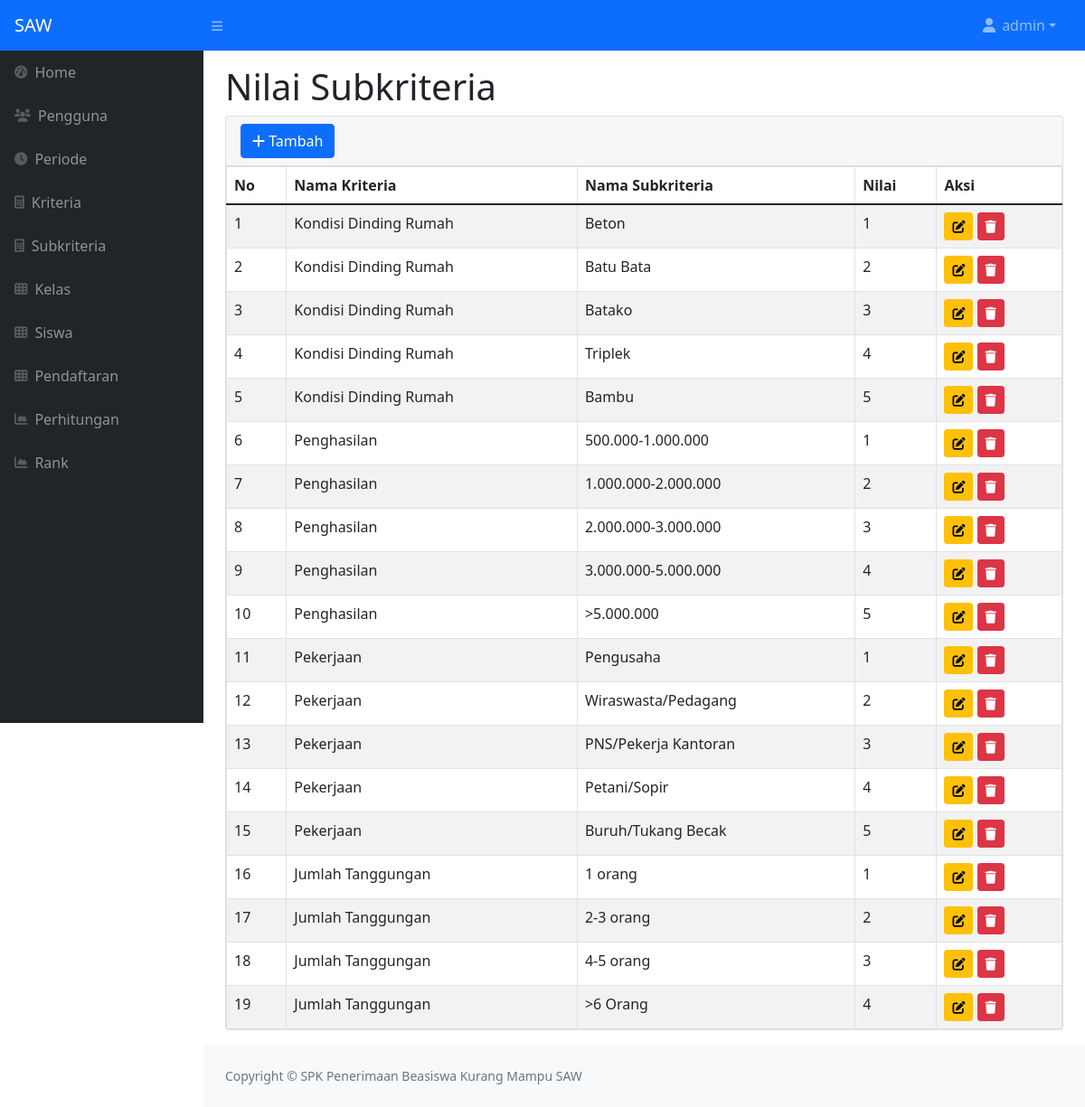
Screenshot of /index.php?m=crisp (signed in) with the database file from the repository.
### tables this page shows
CREATE TABLE `tb_crisp` (
  `kode_crisp` int(11) NOT NULL,
  `kode_kriteria` varchar(16) DEFAULT NULL,
  `nama_crisp` varchar(255) DEFAULT NULL,
  `nilai` double DEFAULT NULL
);

CREATE TABLE `tb_kriteria` (
  `kode_kriteria` varchar(16) NOT NULL,
  `nama_kriteria` varchar(255) DEFAULT NULL,
  `atribut` varchar(255) DEFAULT NULL,
  `bobot` double DEFAULT NULL
);

### config.php (called while the page is built)
<?php
$config["server"] = '172.23.0.3';
$config["username"] = 'root';
$config["password"] = 'changeme';
$config["database_name"] = 'zz_beasiswa';

### functions.php (called while the page is built, shortened)
<?php
include 'config.php';
include 'includes/db.php';
$db = new DB($config['server'], $config['username'], $config['password'], $config['database_name']);
function _get($key, $val = null)
{
    if (isset($_GET[$key]))
        return $_GET[$key];
    else
        return $val;
}
function esc_field($str)
{
    return addslashes($str);
}

### includes/db.php (called while the page is built, shortened)
<?php
class DB
{
    var $conn = null;
    public function __construct($host, $username, $passwd, $dbname)
    {
        $this->conn = mysqli_connect($host, $username, $passwd, $dbname);
    }
    public function query($sql)
    {
        $query = mysqli_query($this->conn, $sql) or die('<pre>Error mysqli_query: ' . mysqli_error($this->conn) . '<br />' . $sql . '</pre>');
        return $query;
    }
    public function get_results($sql)
    {
        $query = $this->query($sql);
        $arr = array();
        while ($row = mysqli_fetch_object($query)) {
            $arr[] = $row;
        }
        return $arr;
    }
}

### crisp.php (the view)
<div class="page-header">
    <h1>Nilai Subkriteria</h1>
</div>
<div class="card card-default">
    <div class="card-header">
        <form class="row row-cols-lg-auto g-1">
            <div class="col">
                <a class="btn btn-primary" href="?m=crisp_tambah"><span class="fa fa-plus"></span> Tambah</a>
            </div>
        </form>
    </div>
    <div class="table-responsive">
        <table class="table table-bordered table-hover table-striped m-0">
            <thead>
                <tr>
                    <th>No</th>
                    <th>Nama Kriteria</th>
                    <th>Nama Subkriteria</th>
                    <th>Nilai</th>
                    <th>Aksi</th>
                </tr>
            </thead>
            <?php
            $q = esc_field(_get('q'));
            $rows = $db->get_results("SELECT *
                FROM tb_crisp c INNER JOIN tb_kriteria k ON k.kode_kriteria=c.kode_kriteria
                WHERE k.nama_kriteria LIKE '%$q%'
                ORDER BY k.kode_kriteria, nilai");
            $no = 1;
            foreach ($rows as $row) : ?>
                <tr>
                    <td><?= $no++ ?></td>
                    <td><?= $row->nama_kriteria ?></td>
                    <td><?= $row->nama_crisp ?></td>
                    <td><?= $row->nilai ?></td>
                    <td>
                        <a class="btn btn-sm btn-warning" href="?m=crisp_ubah&ID=<?= $row->kode_crisp ?>&kode_kriteria=<?= $row->kode_kriteria ?>"><span class="fa fa-edit"></span></a>
                        <a class="btn btn-sm btn-danger" href="aksi.php?act=crisp_hapus&ID=<?= $row->kode_crisp ?>&kode_kriteria=<?= $row->kode_kriteria ?>" onclick="return confirm('Hapus data?')"><span class="fa fa-trash"></span></a>
                    </td>
                </tr>
            <?php endforeach ?>
        </table>
    </div>
</div>

### rows the page displays
tb_crisp: kode_kriteria.nama_kriteria "Kondisi Dinding Rumah", nama_crisp "Beton", nilai "1"
tb_crisp: kode_kriteria.nama_kriteria "Kondisi Dinding Rumah", nama_crisp "Batu Bata", nilai "2"
tb_crisp: kode_kriteria.nama_kriteria "Kondisi Dinding Rumah", nama_crisp "Batako", nilai "3"
tb_crisp: kode_kriteria.nama_kriteria "Kondisi Dinding Rumah", nama_crisp "Triplek", nilai "4"
tb_crisp: kode_kriteria.nama_kriteria "Kondisi Dinding Rumah", nama_crisp "Bambu", nilai "5"
tb_crisp: kode_kriteria.nama_kriteria "Penghasilan", nama_crisp "500.000-1.000.000", nilai "1"
tb_crisp: kode_kriteria.nama_kriteria "Penghasilan", nama_crisp "1.000.000-2.000.000", nilai "2"
tb_crisp: kode_kriteria.nama_kriteria "Penghasilan", nama_crisp "2.000.000-3.000.000", nilai "3"
tb_crisp: kode_kriteria.nama_kriteria "Penghasilan", nama_crisp "3.000.000-5.000.000", nilai "4"
tb_crisp: kode_kriteria.nama_kriteria "Penghasilan", nama_crisp ">5.000.000", nilai "5"
tb_crisp: kode_kriteria.nama_kriteria "Pekerjaan", nama_crisp "Pengusaha", nilai "1"
tb_crisp: kode_kriteria.nama_kriteria "Pekerjaan", nama_crisp "Wiraswasta/Pedagang", nilai "2"
tb_crisp: kode_kriteria.nama_kriteria "Pekerjaan", nama_crisp "PNS/Pekerja Kantoran", nilai "3"
tb_crisp: kode_kriteria.nama_kriteria "Pekerjaan", nama_crisp "Petani/Sopir", nilai "4"
tb_crisp: kode_kriteria.nama_kriteria "Pekerjaan", nama_crisp "Buruh/Tukang Becak", nilai "5"
tb_crisp: kode_kriteria.nama_kriteria "Jumlah Tanggungan", nama_crisp "1 orang", nilai "1"
tb_crisp: kode_kriteria.nama_kriteria "Jumlah Tanggungan", nama_crisp "2-3 orang", nilai "2"
tb_crisp: kode_kriteria.nama_kriteria "Jumlah Tanggungan", nama_crisp "4-5 orang", nilai "3"
tb_crisp: kode_kriteria.nama_kriteria "Jumlah Tanggungan", nama_crisp ">6 Orang", nilai "4"

### other values shown
_session('login') "admin"
